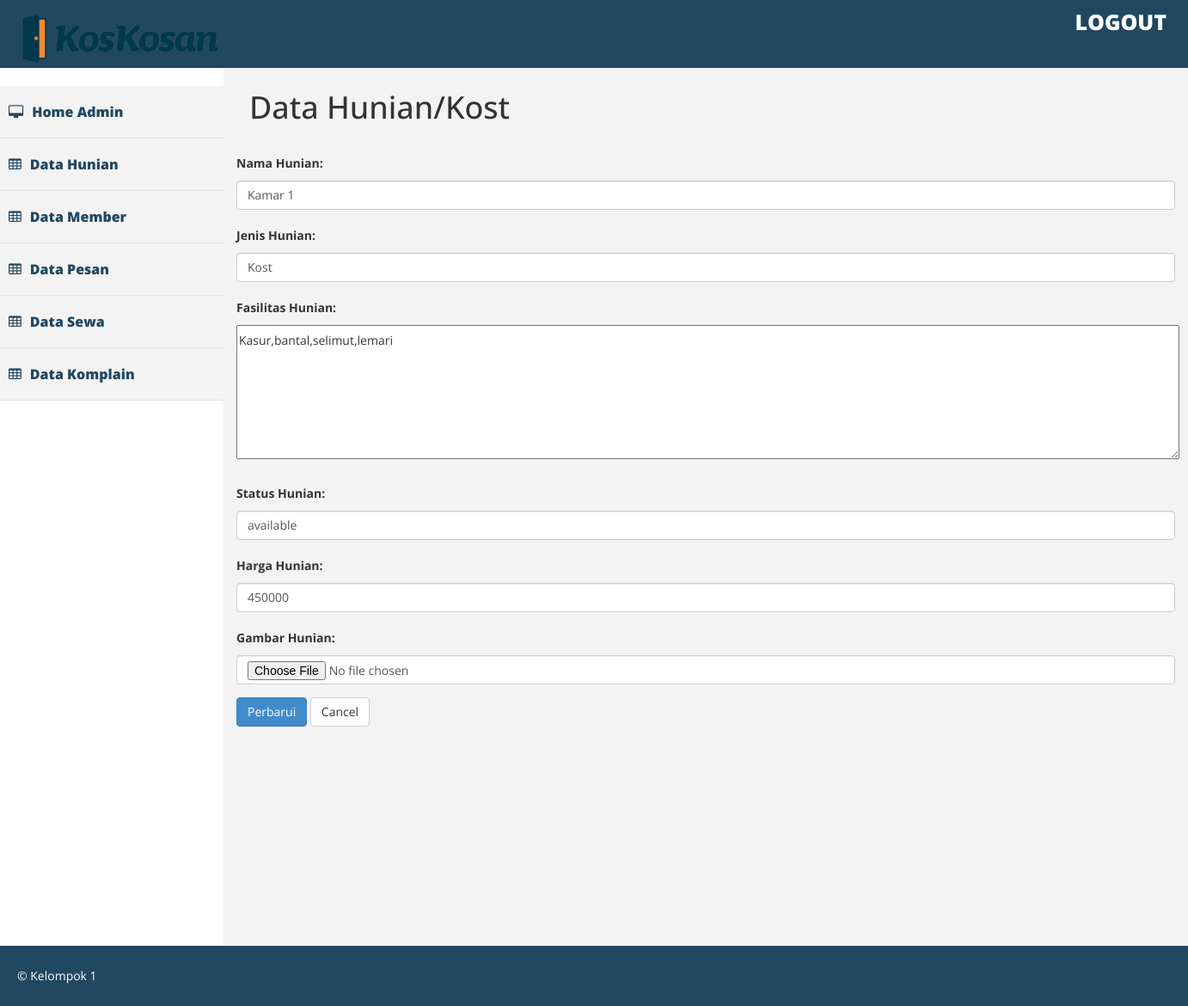
The page /hunian/update/21 on the database its author committed.
### tables this page shows
CREATE TABLE `hunian` (
  `id_hunian` int(15) NOT NULL,
  `nama_hunian` varchar(100) NOT NULL,
  `jenis_hunian` varchar(100) NOT NULL,
  `deskripsi_hunian` text NOT NULL,
  `status_hunian` varchar(100) NOT NULL,
  `harga_hunian` int(15) NOT NULL,
  `gambar` varchar(300) NOT NULL
);

### application/controllers/Hunian.php (called while the page is built, shortened)
<?php
class Hunian extends CI_Controller
{
	function __construct()
	{
		$this->load->model('Hunian_model');
		$this->load->helper(array('url'));
	}
    function update($id)
    {
    	$hunian = $this->Hunian_model->ambil_data_id($id);
    	$data = array(
    		'aksi' 				=> site_url('hunian/update_aksi'),
    		'nama' 				=> set_value('nama',$hunian->nama_hunian),
    		'jenis' 			=> set_value('jenis',$hunian->jenis_hunian),
    		'deskripsi' 		=> set_value('deskripsi',$hunian->deskripsi_hunian),
    		'status'		 	=> set_value('status',$hunian->status_hunian),
    		'harga' 			=> set_value('harga',$hunian->harga_hunian),
    		'id_hunian' 		=> set_value('id_hunian',$hunian->id_hunian),
    		'button' 			=> 'Perbarui'
    	);
    	$this->load->view('Admin/Hunian_form',$data);
    }
}
?>

### index.php (called while the page is built, shortened)
<?php
require_once BASEPATH.'core/CodeIgniter.php';

### application/models/Hunian_model.php (called while the page is built, shortened)
<?php
class Hunian_model extends CI_Model
{
	public $hunian			= 'hunian';
	public $id				= 'id_hunian';
	function ambil_data_id($id)
	{
		$this->db->where($this->id,$id);
		return $this->db->get($this->hunian)->row();
	}
}
 ?>

### application/views/Admin/Hunian_form.php (the view, shortened to what this page needs)
<div id="page-wrapper">
	<div class="row">
		<div class="col-lg-12">
			<h1 class="page-header"> Data Hunian/Kost</h1>
		</div>
		<form action="<?php echo $aksi; ?>" method="POST" enctype="multipart/form-data">
			<div class="form-group">
				<label>Nama Hunian: </label>
				<input type="text" name="nama" class="form-control" placeholder="Inputkan Nama Hunian"
				required value="<?php echo $nama; ?>">
			</div>
			<div class="form-group">
				<label>Jenis Hunian: </label>
				<input type="text" name="jenis" class="form-control" placeholder="Inputkan Jenis Hunian"
				required value="<?php echo $jenis; ?>">
			</div>
			<div class="form-group">
				<label>Fasilitas Hunian: </label><br/>
				<textarea name="deskripsi" cols="150" rows="5"><?php echo $deskripsi; ?></textarea>
			</div>
			<div class="form-group">
				<label>Status Hunian: </label>
				<input type="text" name="status" class="form-control" placeholder="Inputkan Status Hunian"
				required value="<?php echo $status; ?>">
			</div>
			<div class="form-group">
				<label>Harga Hunian: </label>
				<input type="text" name="harga" class="form-control" placeholder="Inputkan Harga Hunian"
				required value="<?php echo $harga; ?>">
			</div>
			<div class="form-group">
				<label>Gambar Hunian: </label>
				<input type="file" name="filefoto" class="form-control" placeholder="Inputkan Gambar Hunian">
			</div>
			<button class="btn btn-primary" type="submit"><?php echo $button; ?></button>
			<a href="<?php echo site_url('hunian')?>" class="btn btn-default">Cancel</a>
		</form>
	</div>
</div>

### assets/admin/css/custom.css (style rules this page uses)
body { font-family: 'Open Sans', sans-serif; line-height:30px; }
#page-wrapper { padding: 15px 15px; min-height: 600px; background:#F3F3F3; }
@media (min-width:768px) { #page-wrapper { margin: 0 0 0 260px; padding: 15px 30px; min-height: 1050px; } }

### rows shown on the page
hunian: nama "Kamar 1", jenis "Kost", deskripsi "Kasur,bantal,selimut,lemari", status "available", harga "450000"

### other values the page prints
$button "Perbarui"
